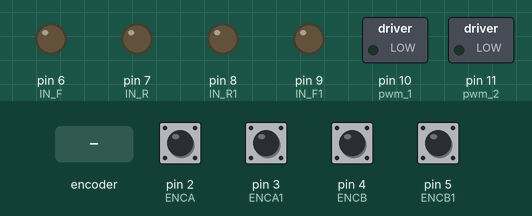
This sketch was run on a simulated Arduino Mega 2560, built with avr-gcc and run on an emulated ATmega2560. Parts: switched loads named in the sketch (green lamp = pin HIGH), output pins drawn as LEDs (lit = HIGH). The test bench sets the inputs (shaded band); at power-on: pin 2 (ENCA), pin 3 (ENCA1), pin 4 (ENCB), pin 5 (ENCB1) HIGH. The ROS host is connected and sends only what is stated.

Above: at 1.2 s.
1.3 s: rotary encoder on pin 2 (ENCA) / pin 4 (ENCB) turned 1 step (first pin leading)
At 1.99 s:
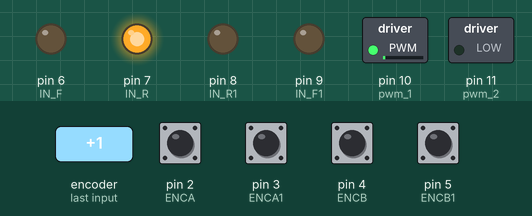
4.3 s: pin 3 (ENCA1) pulled LOW for 0.15 s
At 4.72 s:
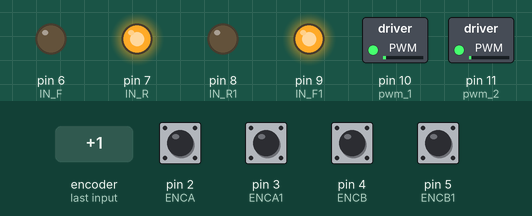
7.3 s: rotary encoder on pin 2 (ENCA) / pin 4 (ENCB) turned 3 steps (first pin leading)
At 9.01 s:
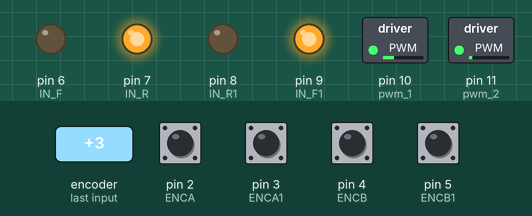
10.4 s: rotary encoder on pin 2 (ENCA) / pin 4 (ENCB) turned 3 steps (first pin leading)
13.4 s: pin 3 (ENCA1) pulled LOW for 0.15 s
16.5 s: pin 3 (ENCA1) pulsed LOW 5 times (0.12 s each, 0.3 s apart)
At 17.54 s:
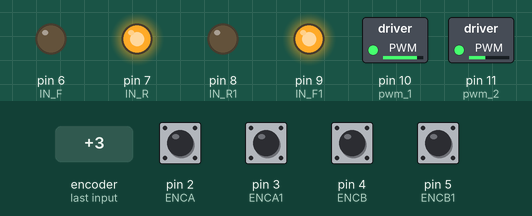
Timing chart, 0 to 24.3 s (numbered marks = the images above; inputs shaded):
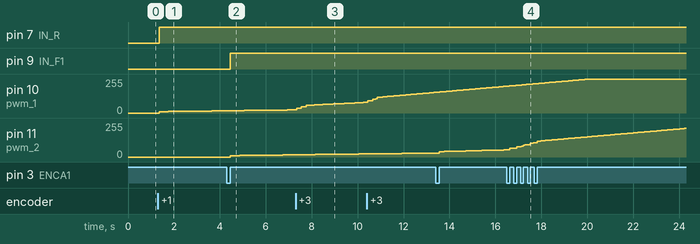

Measured:
- after the input at 1.3 s, pin 7 (IN_R): LOW → HIGH after 0.05 s; pin 10 (pwm_1): moves from 0/255 to 17/255 over 2.8 s, starting after 0.05 s
- after the input at 4.3 s, pin 9 (IN_F1): LOW → HIGH after 0.15 s; pin 11 (pwm_2): moves from 0/255 to 17/255 over 2.8 s, starting after 0.15 s

The sketch:

main.ino
```cpp
#if (ARDUINO >= 100)
#include <Arduino.h>
#else
#include <WProgram.h>
#endif

#include <ros.h>
#include "std_msgs/Float32MultiArray.h"

// setup PIN
const byte ENCA = 2;
const byte ENCB = 4;
const byte ENCA1 = 3;
const byte ENCB1 = 5;

uint32_t times = millis();

int IN_R = 7;
int IN_F = 6;
int dir = 0;

int IN_R1 = 8;
int IN_F1 = 9;

int pwm_1 = 10;
int pwm_2 = 11;


// Setup counter encoder
volatile float posi = 0;
volatile float posi1 = 0;

// Setup PID
float pwm = 0;
float prevT = 0;
float eprev1 = 0;
float eprev2 = 0;
float eintegral1 = 0;
float eintegral2 = 0;
float target = 0.0;
float target1 = 0.0;
float posion = 0.0;
float posion1 = 0.0;

// Setup rosserial and lister
ros::NodeHandle nh;
float value[2];
void servo_cb(const std_msgs::Float32MultiArray& cmd_msg) {
  target = cmd_msg.data[0];
  target1 = cmd_msg.data[1];
}

void set_ori(const std_msgs::Float32MultiArray& cmd_msg) {
  target = 0.0;
  target1 = 0.0;
  posi = 0.0;
  posi1 = 0.0;
}
// Setup rosserial
std_msgs::Float32MultiArray str_msg;
ros::Publisher chatter("arduino_chatter", &str_msg);
ros::Subscriber<std_msgs::Float32MultiArray> sub("arduino_listener", servo_cb);
ros::Subscriber<std_msgs::Float32MultiArray> sub1("arduino_ori", set_ori);

void setup() {
  Serial.begin(57600);
  pinMode(ENCA, INPUT_PULLUP);
  pinMode(ENCB, INPUT_PULLUP);
  pinMode(IN_R, OUTPUT);
  pinMode(IN_F, OUTPUT);

  pinMode(ENCA1, INPUT_PULLUP);
  pinMode(ENCB1, INPUT_PULLUP);
  pinMode(IN_R1, OUTPUT);
  pinMode(IN_F1, OUTPUT);

  attachInterrupt(digitalPinToInterrupt(ENCA), readEncoder, RISING);
  attachInterrupt(digitalPinToInterrupt(ENCA1), readEncoder1, RISING);

  nh.initNode();
  nh.subscribe(sub);
  nh.subscribe(sub1);
  nh.advertise(chatter);
}

void loop() {
  value[0] = posi;
  value[1] = posi1;
  str_msg.data = value;
  str_msg.data_length = 2;
  // chatter.publish( &str_msg );
  if (millis() - times >= 100) {
    chatter.publish(&str_msg);
    times = millis();
  }
  nh.spinOnce();
  // Read the position
  noInterrupts();  // disable interrupts temporarily while reading
  posion = posi;
  posion1 = posi1;
  interrupts();  // turn interrupts back on
  PID(target, target1, posion, posion1);
  // Serial.println(posion);
  // Serial.println(posion1);
  nh.spinOnce();
}

// Setup readEncoder
void readEncoder() {
  if (digitalRead(ENCB)) {
    posi++;
  } else {
    posi--;
  }
}

void readEncoder1() {
  if (digitalRead(ENCB1)) {
    posi1++;
  } else {
    posi1--;
  }
}

// Setup Control Motor
void MOTOR(int dir, int pwm) {
  if (dir == 1) {
    digitalWrite(IN_F, HIGH);
    digitalWrite(IN_R, LOW);
    analogWrite(pwm_1, pwm);
  } else if (dir == -1) {
    digitalWrite(IN_R, HIGH);
    digitalWrite(IN_F, LOW);
    analogWrite(pwm_1, pwm);
  } else {
    analogWrite(IN_F, 0);
    analogWrite(IN_R, 0);
  }
}

void MOTOR1(int dir, int pwm) {
  if (dir == 1) {
    digitalWrite(IN_F1, HIGH);
    digitalWrite(IN_R1, LOW);
    analogWrite(pwm_2, pwm);
  } else if (dir == -1) {
    digitalWrite(IN_R1, HIGH);
    digitalWrite(IN_F1, LOW);
    analogWrite(pwm_2, pwm);
  } else {
    analogWrite(IN_F1, 0);
    analogWrite(IN_R1, 0);
  }
}

// Setup PID
void PID(float Ang1, float Ang2, float pos1, float pos2) {
  float kp = 0.5;
  float kd = 0.2;
  float ki = 0.1;
  long currT = micros();
  float deltaT = ((float)(currT - prevT)) / (1.0e6);
  prevT = currT;

  float e1 = pos1 - Ang1;
  float e2 = pos2 - Ang2;

  float dedt1 = (e1 - eprev1) / (deltaT);
  float dedt2 = (e2 - eprev2) / (deltaT);

  eintegral1 = eintegral1 + e1 * deltaT;
  eintegral2 = eintegral2 + e2 * deltaT;

  float u1 = kp * e1 + kd * dedt1 + ki * eintegral1;
  float u2 = kp * e2 + kd * dedt2 + ki * eintegral2;

  if (u1 < 0) {
    dir = -1;
    pwm = round(u1 * -1 / 12 * 255);
  } else if (u1 > 0) {
    dir = 1;
    pwm = round(u1 / 12 * 255);
  } else {
    dir = 0;
  }

  if (pwm > 255) {
    pwm = 255;
  }

  MOTOR(dir, pwm);

  if (u2 < 0) {
    dir = -1;
    pwm = round(u2 * -1 / 12 * 255);
  } else if (u2 > 0) {
    dir = 1;
    pwm = round(u2 / 12 * 255);
  } else {
    dir = 0;
  }

  if (pwm > 255) {
    pwm = 255;
  }

  MOTOR1(dir, pwm);

  eprev1 = e1;
  eprev2 = e2;
}
```
